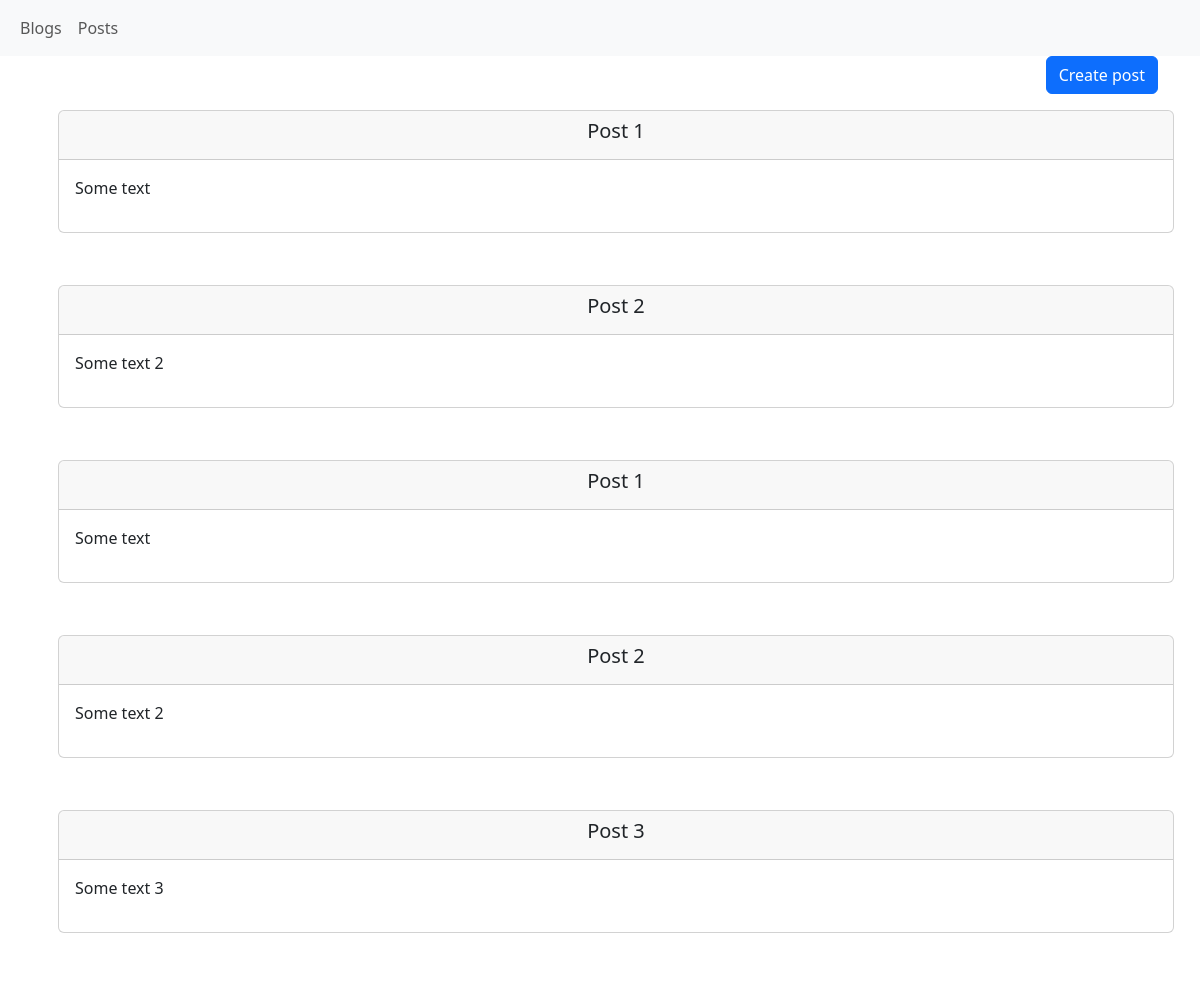
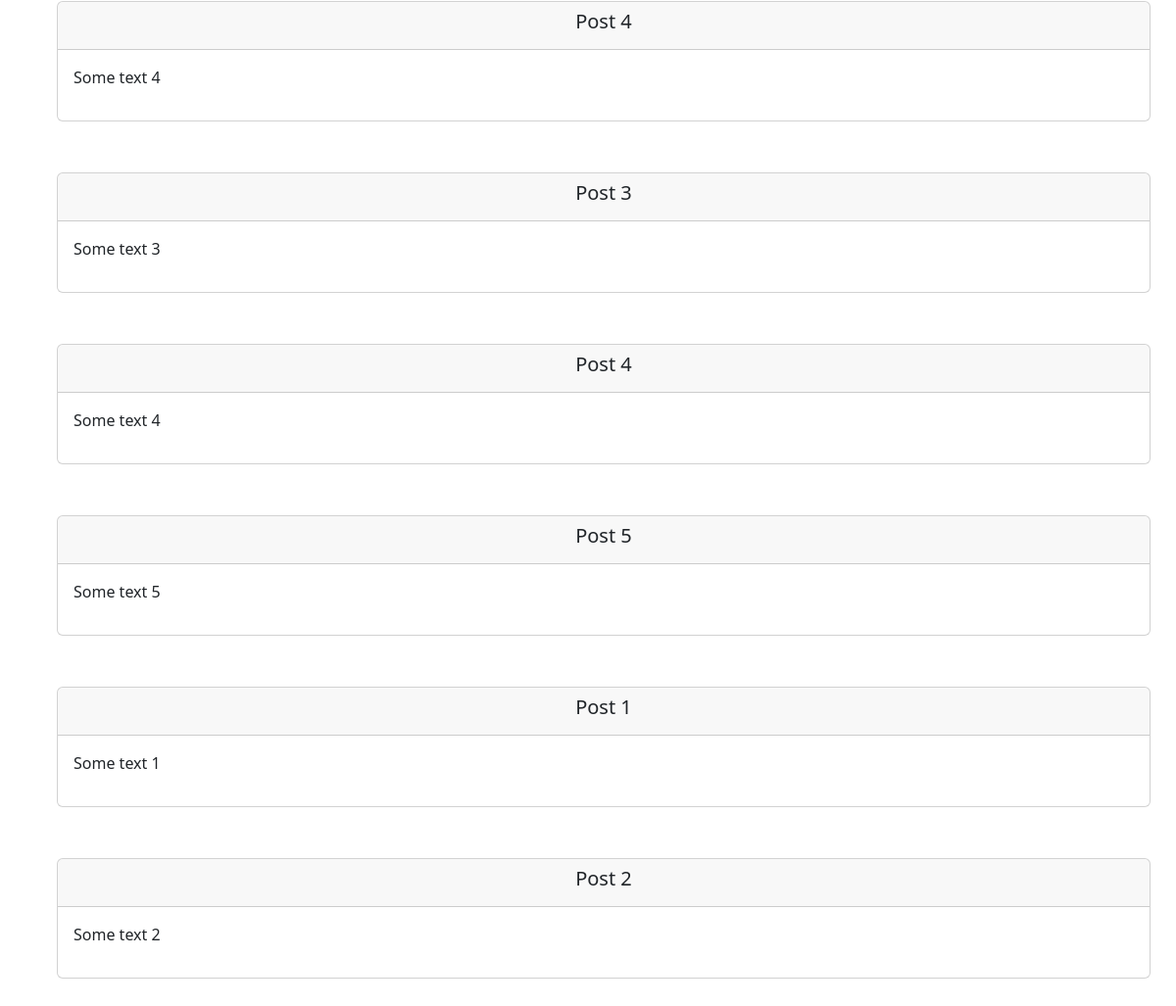
/posts/, run on the app's committed database (2 pictures, top to bottom).
### posts/models.py (models this page shows)
class Post(models.Model):
    blog = models.ForeignKey(Blog, on_delete=models.CASCADE, related_name='posts')
    title = models.CharField(max_length=128, blank=False)
    content = models.TextField(max_length=2048, blank=False)
    creation_date = models.DateTimeField(auto_now=True)
    edition_date = models.DateTimeField(auto_now=True)

### posts/views.py (the view)
# urls.py: path('', views.list_post, name='post_list'),
def list_post(request):
    posts = Post.objects.all()
    ctx = {'title': 'Posts',
           'posts': list(posts),}
    return render(request, 'post_list.html', ctx)

### posts/templates/post_list.html
{% extends 'base.html' %}
{% block content %}
<div class="container">
    <div class="d-grid gap-2 d-md-flex justify-content-end">
        <a href="{% url 'post_create' blog_id %}" class="btn btn-primary">Create post</a>
    </div>
    {% for post in posts %}
    <div class="row">
        <div class="col-md-12 m-3">
            <div class="card">
                <div class="card-header text-center">
                    <h5>{{ post.title }}</h5>
                </div>
                <div class="card-body">
                    <p>{{ post.content }}</p>
                </div>
            </div>
        </div>
    </div>
    {% endfor %}
</div>
{% endblock %}

### templates/base.html (shortened to what this page needs)
{% load static %}
<!DOCTYPE html>
<html lang="en">
<head>
    <link href="https://cdn.jsdelivr.net/npm/bootstrap@5.3.0-alpha1/dist/css/bootstrap.min.css" rel="stylesheet">
    <link rel="stylesheet" href="{% static 'css/style.css' %}">
</head>
<body>
    <nav class="navbar navbar-expand-lg bg-body-tertiary">
        <div class="container-fluid">
            <div class="collapse navbar-collapse" id="navbarNav">
                <ul class="navbar-nav">
                    <li class="nav-item">
                        <a class="nav-link" aria-current="page" href="{% url 'blog_list' %}">Blogs</a>
                    </li>
                    <li class="nav-item">
                        <a class="nav-link" aria-current="page" href="{% url 'post_list' %}">Posts</a>
                    </li>
                </ul>
            </div>
        </div>
    </nav>
    {% block content %}
    {% endblock %}
</body>
</html>

### static/css/style.css (style rules this page uses)
div.card { margin-bottom: 20px; }

### data on the page
Post: title "Post 1", content "Some text"
Post: title "Post 2", content "Some text 2"
Post: title "Post 1", content "Some text"
Post: title "Post 2", content "Some text 2"
Post: title "Post 3", content "Some text 3"
Post: title "Post 4", content "Some text 4"
Post: title "Post 3", content "Some text 3"
Post: title "Post 4", content "Some text 4"
Post: title "Post 5", content "Some text 5"
Post: title "Post 1", content "Some text 1"
Post: title "Post 2", content "Some text 2"
